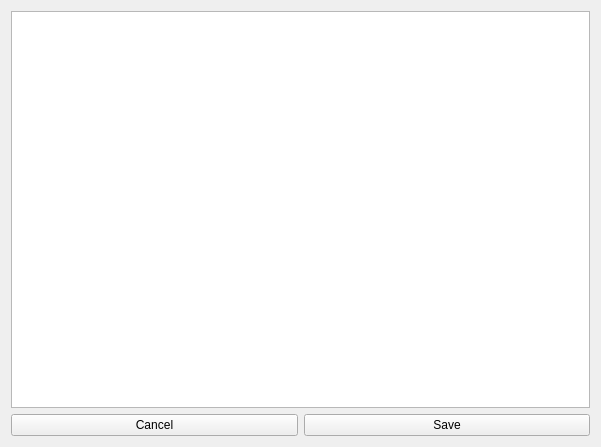
<?xml version="1.0" encoding="UTF-8"?>
<ui version="4.0">
 <class>ShortcutChanger</class>
 <widget class="QWidget" name="ShortcutChanger">
  <property name="geometry">
   <rect>
    <x>0</x>
    <y>0</y>
    <width>601</width>
    <height>447</height>
   </rect>
  </property>
  <property name="windowTitle">
   <string>Form</string>
  </property>
  <layout class="QGridLayout" name="gridLayout">
   <item row="0" column="0" colspan="2">
    <widget class="QTableView" name="tableView"/>
   </item>
   <item row="1" column="0">
    <widget class="QPushButton" name="cancelBtn">
     <property name="text">
      <string>Cancel</string>
     </property>
    </widget>
   </item>
   <item row="1" column="1">
    <widget class="QPushButton" name="saveBtn">
     <property name="text">
      <string>Save</string>
     </property>
    </widget>
   </item>
  </layout>
 </widget>
 <resources/>
 <connections/>
</ui>
